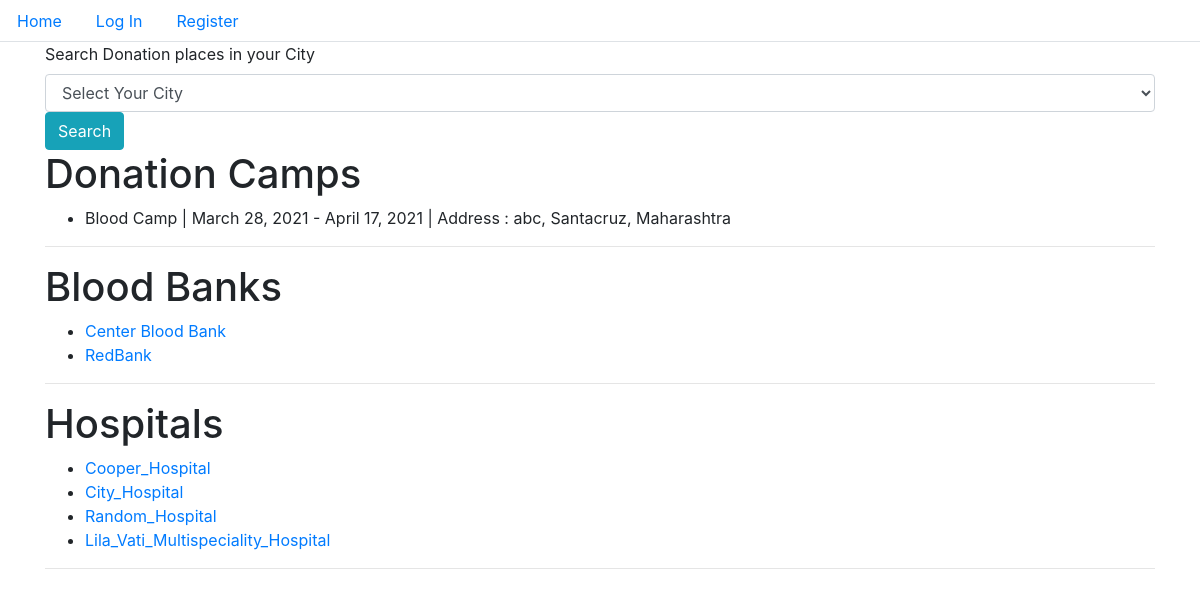
The page / on the database its author committed.
### donate/models.py (models this page shows, shortened)
class DonationCamp(models.Model):
    dp_no = models.OneToOneField(DonationPlace, on_delete=models.CASCADE, related_name="camp")
    start_date = models.DateField(auto_now_add=False)
    end_date = models.DateField(auto_now_add=False)
    def __str__(self):
        return f'{self.dp_no.name}'

class DonationPlace(models.Model):
    name = models.CharField(max_length=64,unique=True)
    street = models.CharField (max_length=64)
    city = models.CharField (max_length=64)
    state = models.CharField (max_length=64)
    phone_no = PhoneNumberField(unique=True)
    donors = models.ManyToManyField(User, blank=True, related_name="donations")

class BloodBank(models.Model):
    dp_no = models.OneToOneField(DonationPlace, on_delete=models.CASCADE, related_name="bank")
    def __str__(self):
        return f'{self.dp_no.name}'

class User(AbstractUser):
    gender_choice = [
        ("M", "Male"),
        ("F", "Female"),
        ("O", "Other")
    ]
    is_hospital = models.BooleanField(default = False)
    street = models.CharField (max_length=64)
    city = models.CharField (max_length=64)
    state = models.CharField (max_length=64)
    phone_no = PhoneNumberField(unique=True)
    dob = models.DateField(auto_now_add=False, blank=True, null=True)
    blood_type = models.CharField(choices=unit_choices, max_length=64, blank=True)
    gender = models.CharField(choices=gender_choice, max_length=1, blank=True)
    requests = models.ManyToManyField("User", blank=True, through="BloodRequest")
    def __str__(self):
        if self.is_hospital:
            return f'{self.username}'
        else:
            return f'{self.username} ({self.first_name} {self.last_name})'

### donate/views.py (the view)
# urls.py: path("", views.index, name="index"),
def index(request):
    today = date.today()
    if request.method == 'POST':
        if 'city_search' in request.POST:
            city = request.POST["search_city"]
            if city == 'Select Your City':
                dp_city = DonationPlace.objects.all()
                hospitals = User.objects.filter(is_hospital=True)
            else:
                dp_city = DonationPlace.objects.filter(city=city)
                hospitals = User.objects.filter(is_hospital=True, city=city)
            return render(request, "donate/index.html",{
                "camps": DonationCamp.objects.filter(dp_no__in=dp_city),
                "banks": BloodBank.objects.filter(dp_no__in=dp_city),
                "hospitals": hospitals,
                "today": today
            })
        elif 'blood_search' in request.POST:
            blood_type = request.POST['blood_bank_type']
            rows = BloodUnit.objects.filter(blood_group=blood_type)
            return render(request, "donate/index.html",{
                "camps": DonationCamp.objects.all(),
                "banks": BloodBank.objects.all(),
                "hospitals": User.objects.filter(is_hospital=True),
                "today": today,
                "table": True,
                "rows": rows,
                "blood_group": blood_type
            })
    else:
        return render(request, "donate/index.html",{
            "camps": DonationCamp.objects.all(),
            "banks": BloodBank.objects.all(),
            "hospitals": User.objects.filter(is_hospital=True),
            "today": today
        })

### donate/templates/donate/index.html (shortened to what this page needs)
{% extends "donate/layout.html" %}
{% load static %}
{% block body %}
    <div class="container-sm">
        <form action="{% url 'index' %}" method="POST">
            <label>Search Donation places in your City</label>
            <select class="form-control" aria-label="Search City" name="search_city">
                <option selected>Select Your City</option>
            </select>
            <button type="submit" name="city_search" class="btn btn-info">Search</button>
        </form>
        <h1>Donation Camps</h1>
        <ul>
            {% for camp in camps %}
                {% if camp.end_date >= today %}
                    <li>
                        {{ camp }} | {{ camp.start_date }} - {{ camp.end_date }} |
                        Address : {{ camp.dp_no.street }}, {{ camp.dp_no.city }}, {{ camp.dp_no.state }}
                    </li>
                {% endif %}
            {% empty %}
                <li>No Entries Found</li>
            {% endfor %}
        </ul>
        <hr>
        <h1>Blood Banks</h1>
        <ul>
            {% for bank in banks %}
                <li><a href="{% url 'bank' bank_name=bank.dp_no.name %}"> {{ bank }} </a></li>
            {% empty %}
                <li>No Entries Found</li>
            {% endfor %}
        </ul>
        <hr>
        <h1>Hospitals</h1>
        <ul>
            {% for hosp in hospitals %}
                <li> <a href="{% url 'profile' name=hosp.username %}"> {{ hosp }} </a></li>
            {% empty %}
                <li>No Entries Found</li>
            {% endfor %}
        </ul>
        <hr>
    </div>
{% endblock %}

### rows shown on the page
DonationCamp: dp_no.name "Blood Camp", start_date "March 28, 2021", end_date "April 17, 2021", dp_no.street "abc", dp_no.city "Santacruz", dp_no.state "Maharashtra"
BloodBank: dp_no.name "Center Blood Bank"
BloodBank: dp_no.name "RedBank"
User: is_hospital+username "Cooper_Hospital"
User: is_hospital+username "City_Hospital"
User: is_hospital+username "Random_Hospital"
User: is_hospital+username "Lila_Vati_Multispeciality_Hospital"
